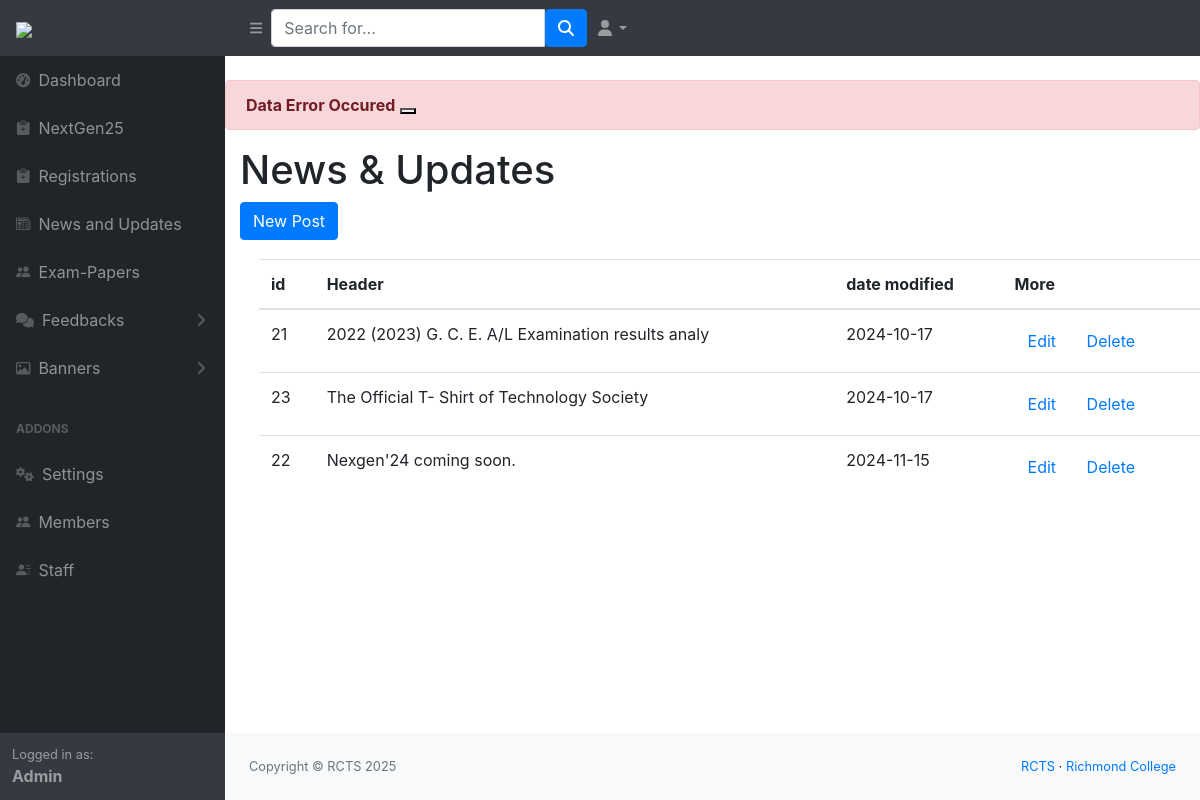
The app's page /pages/news-list.php?code=data_error (signed in) with its own data.
### tables this page shows
CREATE TABLE `news_tbl` (
  `id` int NOT NULL,
  `news_header` varchar(50) NOT NULL,
  `news_description` text NOT NULL,
  `date_time` date NOT NULL,
  `img_path` text
);

### pages/news-list.php (the view, shortened to what this page needs)
<?php
if (isset($_SESSION['email'])) {
?>
    <!DOCTYPE html>
    <html lang="en">
    <head>
        <link href="css/styles.css" rel="stylesheet" />
        <link rel="stylesheet" href="https://cdnjs.cloudflare.com/ajax/libs/font-awesome/4.7.0/css/font-awesome.min.css">
        <link href="//maxcdn.bootstrapcdn.com/bootstrap/4.1.1/css/bootstrap.min.css" rel="stylesheet" id="bootstrap-css">
    </head>
    <body class="sb-nav-fixed">
        <?php include 'top-navbar.php'; ?>
        <?php include 'left-side-bar.php'; ?>
        <div id="layoutSidenav_content">
        <?php
$code = $_GET['code'];
include('../controller/connection.php');
$sql = 'SELECT id, news_header, news_description, date_time, img_path FROM news_tbl ORDER BY date_time';
$result = $con->query($sql);
?>
<br>
<div>
    <?php
        if($code == 'success'){
            echo'<div class="alert alert-success alert-dismissible fade show" role="alert">
            <strong>Upadated Successfully</strong>
            <button type="button" class="btn-close" data-bs-dismiss="alert" aria-label="Close"></button>
          </div>';
        }elseif($code == 'sql_error'){
           echo'<div class="alert alert-warning alert-dismissible fade show" role="alert">
          <strong>Oops,</strong>A SQL error has occured
          <button type="button" class="btn-close" data-bs-dismiss="alert" aria-label="Close"></button>
        </div>';
        }elseif($code == 'data_error'){
            echo'<div class="alert alert-danger alert-dismissible fade show" role="alert">
            <strong>Data Error Occured</strong>
            <button type="button" class="btn-close" data-bs-dismiss="alert" aria-label="Close"></button>
          </div>';
        }elseif($code == 'upload_error'){
            echo'<div class="alert alert-danger alert-dismissible fade show" role="alert">
            <strong>upload_error Occured</strong>
            <button type="button" class="btn-close" data-bs-dismiss="alert" aria-label="Close"></button>
          </div>';
        }elseif($code == 'del_success'){
            echo'<div class="alert alert-success alert-dismissible fade show" role="alert">
            <strong>Delete Successfully</strong>
            <button type="button" class="btn-close" data-bs-dismiss="alert" aria-label="Close"></button>
          </div>';
        }
    ?>
</div>
<div class="container-fluid">
    <h1>News & Updates</h1>
    <button class="btn btn-primary" onclick="location.href='new-news.php';">New Post</button>
    <table class="table">
        <thead>
            <tr>
                <th>id</th>
                <th>Header</th>
                <th>date modified</th>
                <th>More</th>
            </tr>
        </thead>
        <tbody>
        <?php while ($row = $result->fetch_assoc()): ?>
        <tr>
            <td><?php echo htmlspecialchars($row['id']); ?></td>
            <td><?php echo htmlspecialchars($row['news_header']); ?></td>
            <td><?php echo htmlspecialchars($row['date_time']); ?></td>
            <td>
                <button type="button" class="btn btn-link" onclick="location.href='<?php echo 'edit-news.php?id='  .urlencode($row['id']);  ?>';">Edit</button>
                <button type="button" class="btn btn-link" onclick="location.href='../data/delete-news.php?id=<?php echo urlencode($row['id']) ?>';">Delete</button>
            </td>
        </tr>
        <?php endwhile; ?>
        </tbody>
    </table>
</div>
            <?php include 'footer.php'; ?>
        </div>
        </div>
    </body>
    </html>
<?php } else {
    header("Location:../login.php");
    exit;
}
?>

### pages/css/styles.css (style rules this page uses)
html, body { height: 100%; }
#layoutSidenav #layoutSidenav_content { position: relative; display: flex; flex-direction: column; justify-content: space-between; min-width: 0; flex-grow: 1; min-height: calc(100vh - 56px); margin-left: -225px; }
@media (min-width: 992px) { #layoutSidenav #layoutSidenav_content { margin-left: 0; transition: margin 0.15s ease-in-out; } }
.sb-nav-fixed #layoutSidenav #layoutSidenav_content { padding-left: 225px; top: 56px; }

### pages/news-list.php (style rules this page uses)
table { margin: 2%; }

### pages/footer.php (style rules this page uses)
body { min-height: 100vh; display: flex; flex-direction: column; }

### records on screen
news_tbl: id "21", news_header "2022 (2023) G. C. E. A/L Examination results analy", date_time "2024-10-17"
news_tbl: id "23", news_header "The Official T- Shirt of Technology Society", date_time "2024-10-17"
news_tbl: id "22", news_header "Nexgen'24 coming soon.", date_time "2024-11-15"
